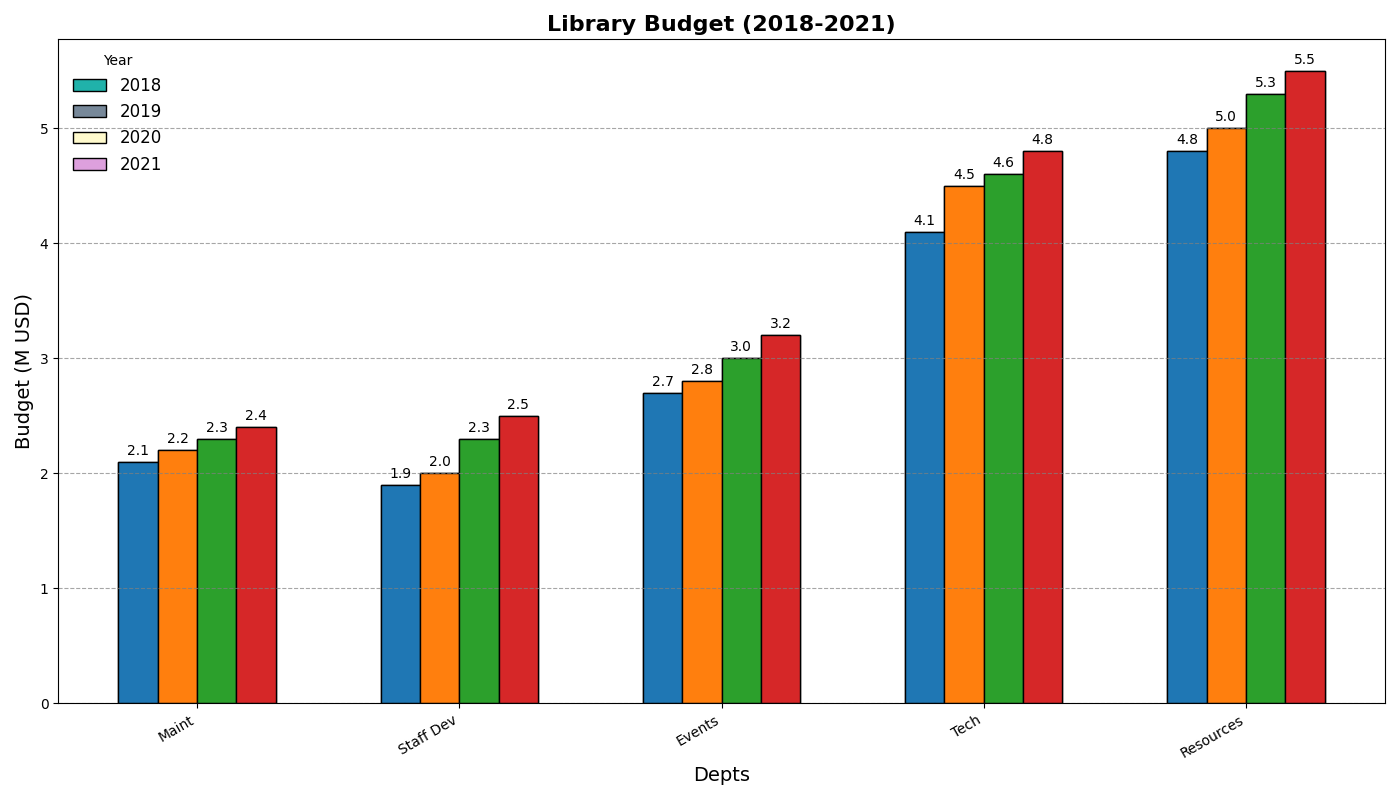

Write Python code to recreate this figure.
import matplotlib.pyplot as plt
import numpy as np

departments = ['Resources', 'Events', 'Tech', 'Staff Dev', 'Maint']
budget_2018 = [4.8, 2.7, 4.1, 1.9, 2.1]
budget_2019 = [5.0, 2.8, 4.5, 2.0, 2.2]
budget_2020 = [5.3, 3.0, 4.6, 2.3, 2.3]
budget_2021 = [5.5, 3.2, 4.8, 2.5, 2.4]

data = np.array([budget_2018, budget_2019, budget_2020, budget_2021])
years = ['2018', '2019', '2020', '2021']

# Sort by the budget for 2021 in ascending order
sorted_indices = np.argsort(data[-1])
sorted_departments = [departments[i] for i in sorted_indices]
sorted_data = data[:, sorted_indices]

fig, ax = plt.subplots(figsize=(14, 8))
x = np.arange(len(departments))
width = 0.15

bar_colors = ['#20B2AA', '#778899', '#FFFACD', '#DDA0DD']

for i, year in enumerate(years):
    ax.bar(x + (i - 1.5) * width, sorted_data[i], width, label=year, edgecolor='black', color=bar_colors[i])

ax.set_xlabel('Depts', fontsize=14)
ax.set_ylabel('Budget (M USD)', fontsize=14)
ax.set_title('Library Budget (2018-2021)', fontsize=16, fontweight='bold')

ax.set_xticks(x)
ax.set_xticklabels(sorted_departments, rotation=30, ha='right')
ax.legend(title='Year', frameon=False, fontsize=12, loc='upper left')

ax.yaxis.grid(True, linestyle='--', alpha=0.7, color='gray')

def annotate_bars(rects, data_values):
    for i, rect in enumerate(rects):
        for j, bar in enumerate(rect):
            height = data_values[i][j]
            ax.annotate(f'{height:.1f}', 
                        xy=(bar.get_x() + bar.get_width() / 2, height),
                        xytext=(0, 3),
                        textcoords="offset points",
                        ha='center', va='bottom', fontsize=10, color='black')

rects_list = [ax.bar(x + (i - 1.5) * width, sorted_data[i], width, edgecolor='black') for i in range(len(years))]
annotate_bars(rects_list, sorted_data)

plt.tight_layout()
plt.show()
